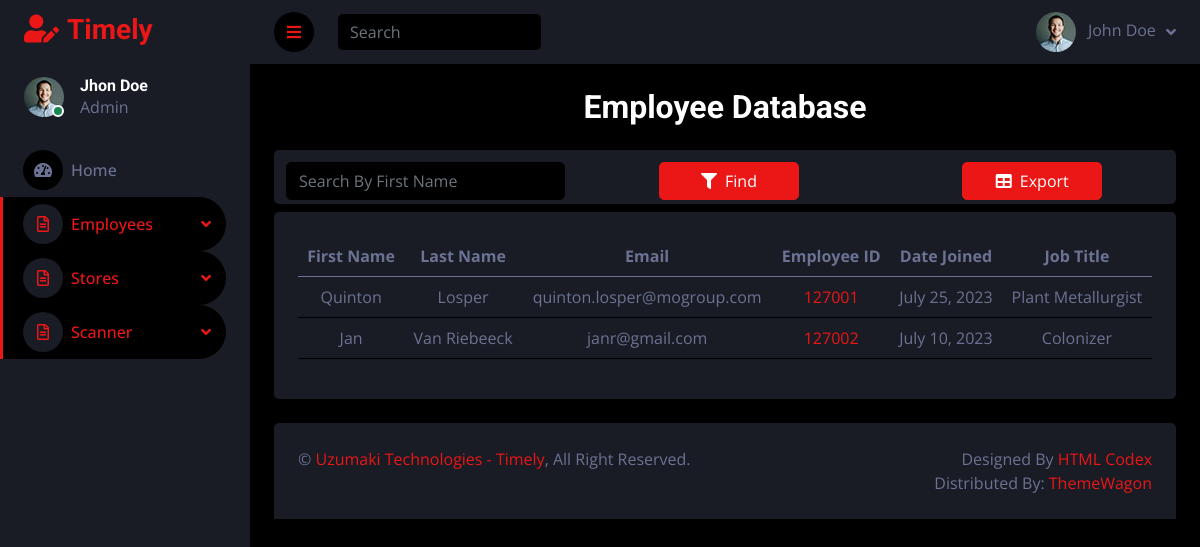
Before: /employees/table/ with the older database file.
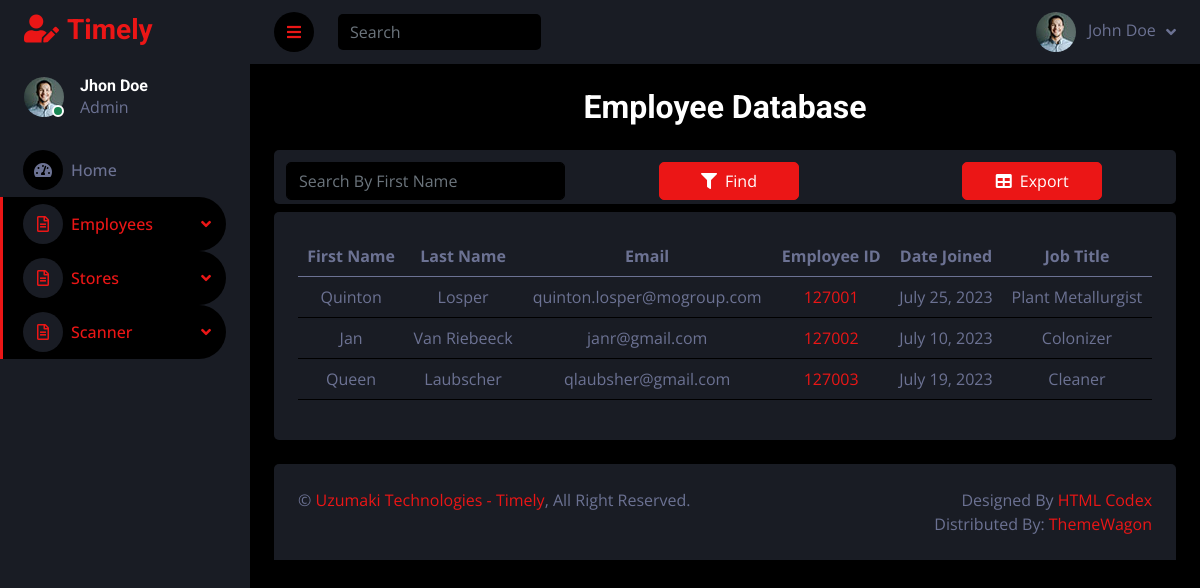
After: the same page with the newer database file.
### employees/models.py (models this page shows, shortened)
class UserModel(models.Model):
    firstName = models.CharField(max_length=100)
    lastName = models.CharField(max_length=100)
    email = models.EmailField(max_length=100)
    employeeID = models.CharField(max_length=20,unique=True)
    date_joined = models.DateField()
    dob = models.DateField()
    job_title = models.CharField(max_length=50)
    address=models.CharField(max_length=200)
    phone_number = PhoneNumberField(blank=False,region="ZA",unique=True)
    emergency_contact = PhoneNumberField(blank=False,region="ZA",unique=True)
    contractHours = models.DecimalField(decimal_places=2,max_digits=100)
    salary = models.DecimalField(decimal_places=2, max_digits=100)
    profileImage = models.ImageField(upload_to='identification/profiles/')
    working_status = models.BooleanField(default=True)
    qr_code = models.ImageField(upload_to='', blank=True)
    created_at = models.DateTimeField(auto_now_add=True)
    updated_at = models.DateTimeField(auto_now=True)
    is_security = models.BooleanField(default=False)
    def __init__(self, *args, **kwargs):
        super().__init__(*args, **kwargs)
        self.__original_employeeID = self.employeeID

### employees/views.py (the view)
# urls.py: path('table/',views.UserModelListView.as_view(), name='table'),
class UserModelListView(ListView):
    model = UserModel
    template_name = 'employees/table.html'
    context_object_name = 'usermodels'

### employees/templates/employees/table.html (shortened to what this page needs)
{% extends "base.html" %}
{% load static %}
{% block content %}
<h2 class="mb-4">Employee Database</h2>
    <div class="bg-secondary rounded form-floating mb-2">
        <div class="row p-1">
            <div class="col mt-2 ms-2">
                <input id="inputData"  type="text" class="form-control" placeholder="Search By First Name">
            </div>
            <div class="col mt-2">
                <button id="submitButton" type="button" class="btn btn-primary  w-50"><i class="fa fa-filter me-2"></i>Find</button>
            </div>
                <div class="col mt-2">
                    <form method="post" action="{% url 'employees:export_to_csv' %}">
                    <button id="exportButton" type="submit" class="btn btn-primary  w-50"><i class="fa fa-table me-2"></i>Export</button>
                    </form>
                </div>
        </div>
    </div>
    <div class="">
        <div class="bg-secondary rounded h-100 p-4">
            <table class="table">
                <thead>
                    <tr>
                        <th scope="col">First Name</th>
                        <th scope="col">Last Name</th>
                        <th scope="col">Email</th>
                        <th scope="col">Employee ID</th>
                        <th scope="col">Date Joined</th>
                        <th scope="col">Job Title</th>
                    </tr>
                </thead>
                <tbody>
                    {% for usermodel in usermodels %}
                    <tr>
                    <td>{{ usermodel.firstName }}</td>
                    <td>{{ usermodel.lastName }}</td>
                    <td>{{ usermodel.email }}</td>
                    <td><a href="{% url 'employees:edit'  pk=usermodel.pk %}">{{ usermodel.employeeID }}</a></td>
                    <td>{{ usermodel.date_joined }}</td>
                    <td>{{ usermodel.job_title }}</td>
                    </tr>
                {% endfor %}
                </tbody>
            </table>
        </div>
    </div>
{% endblock %}

Changed rows visible on the page:
added UserModel: firstName "Queen", lastName "Laubscher", email "qlaubsher@gmail.com", employeeID "127003", date_joined "July 19, 2023", job_title "Cleaner"
